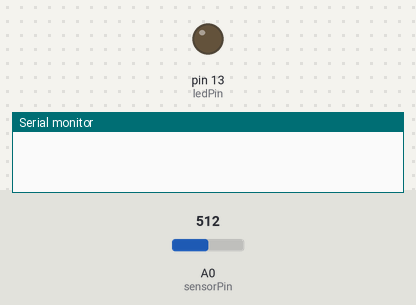
The sketch below on a simulated Arduino Uno, built with avr-gcc and run on an emulated ATmega328P. Parts: output pins drawn as LEDs (lit = HIGH), the last lines printed to the serial monitor. The inputs (shaded band) are chosen by the test bench; at power-on: A0 (sensorPin) = 512.

Above: at 0.1 s.
At 2.1 s:
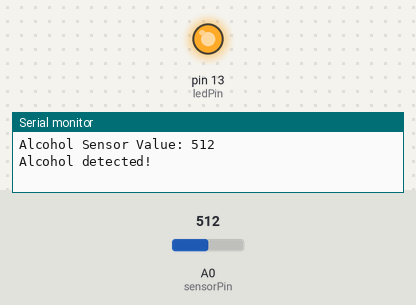
Timing chart, 0 to 3.6 s (numbered marks = the images above):
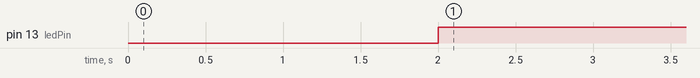

The sketch:

alcohol.ino
```cpp
const int sensorPin = A0;    // MQ-3 connected to analog pin A0
const int ledPin = 13;       // LED connected to digital pin 13
const int threshold = 300;   // Threshold value for alcohol detection

void setup() {
  pinMode(ledPin, OUTPUT);
  Serial.begin(9600);
  delay(2000);  // Allow the sensor to warm up
}

void loop() {
  int sensorValue = analogRead(sensorPin);  // Read alcohol sensor value
  Serial.print("Alcohol Sensor Value: ");
  Serial.println(sensorValue);

  // Trigger LED if alcohol level crosses the threshold
  if (sensorValue > threshold) {
    digitalWrite(ledPin, HIGH);
    Serial.println("Alcohol detected!");
  } else {
    digitalWrite(ledPin, LOW);
  }

  delay(1000);  // Wait for a second before reading again
}
```

Measured:
- by itself, pin 13 (ledPin): LOW → HIGH at 2.0 s
